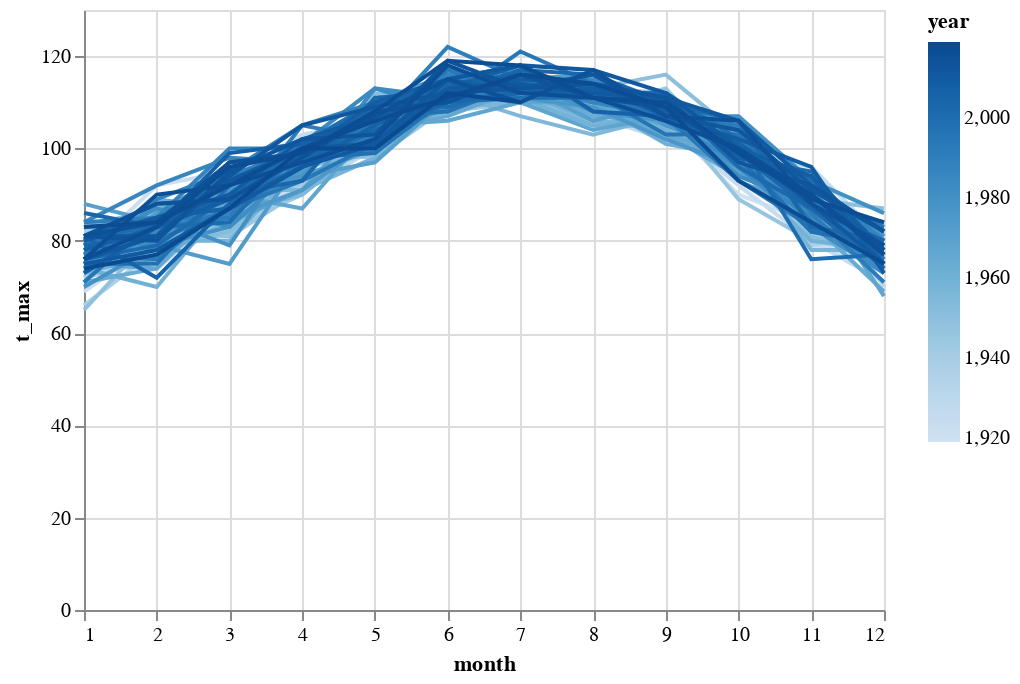

Notebook source saved alongside this figure:
### Markdown cell above
## Look at what we have

### Code cell
alt.Chart(data).mark_line().encode(
    x='month',
    y='t_max',
    color='year'
)

### Figure 1 — Vega-Lite specification as saved in the notebook (floating-point values rounded to 4 significant figures; data arrays with more than 128 entries replaced by an {"elided": "..."} marker saying what was removed)
{"config": {"view": {"continuousWidth": 400, "continuousHeight": 300}}, "data": {"name": "data-978d7acc8d701ba3dd1f7b621e47d59e"}, "mark": "line", "encoding": {"color": {"type": "quantitative", "field": "year"}, "x": {"type": "quantitative", "field": "month"}, "y": {"type": "quantitative", "field": "t_max"}}, "$schema": "https://vega.github.io/schema/vega-lite/v4.0.0.json", "datasets": {"data-978d7acc8d701ba3dd1f7b621e47d59e": {"elided": "1207 records"}}}
